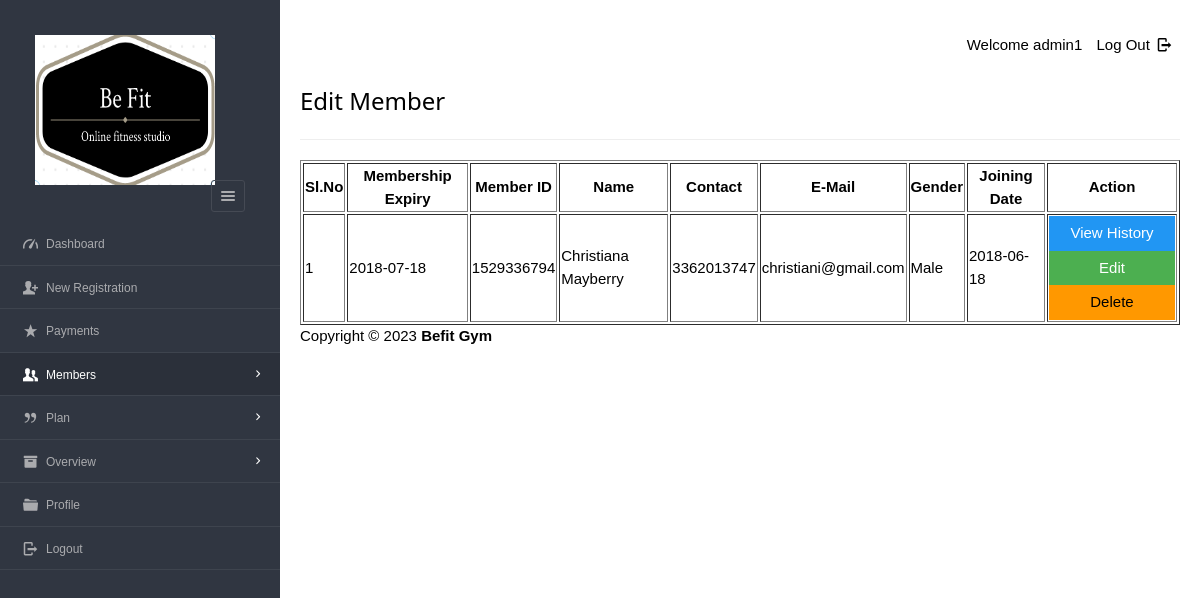
The page /admin/dashboard/admin/view_mem.php (signed in) on the database as committed earlier.
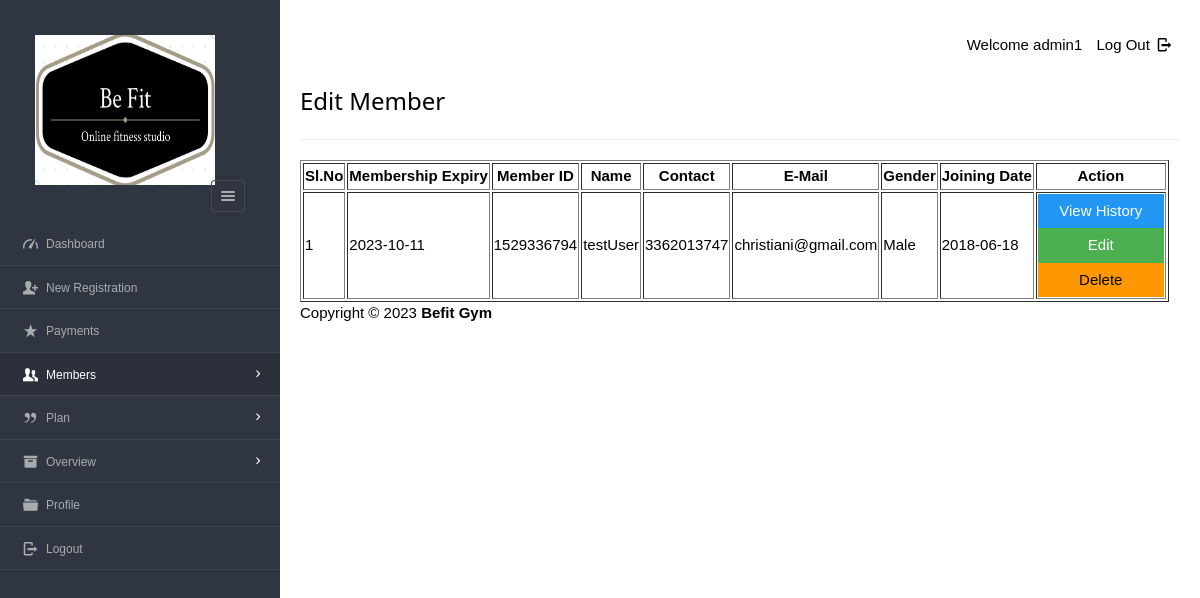
The same page on the database as committed later.
### tables this page shows
CREATE TABLE `enrolls_to` (
  `et_id` int(5) NOT NULL,
  `pid` varchar(8) NOT NULL,
  `uid` varchar(20) NOT NULL,
  `paid_date` varchar(15) DEFAULT NULL,
  `expire` varchar(15) DEFAULT NULL,
  `renewal` varchar(15) DEFAULT NULL
);

CREATE TABLE `users` (
  `userid` varchar(20) NOT NULL,
  `username` varchar(40) NOT NULL,
  `gender` varchar(8) NOT NULL,
  `mobile` varchar(20) NOT NULL,
  `email` varchar(20) NOT NULL,
  `pass_key` varchar(30) NOT NULL,
  `dob` varchar(10) NOT NULL,
  `joining_date` varchar(10) NOT NULL
);

### admin/dashboard/admin/view_mem.php (the view, shortened to what this page needs)
<?php
require '../../include/db_conn.php';
?>
<!DOCTYPE html>
<html lang="en">
<head>
    <link rel="stylesheet" href="../../css/style.css"  id="style-resource-5">
    <link rel="stylesheet" href="../../css/dashMain.css">
    <link rel="stylesheet" type="text/css" href="../../css/entypo.css">
	<link href="a1style.css" rel="stylesheet" type="text/css">
</head>
    <body class="page-body  page-fade" onload="collapseSidebar()">
    	<div class="page-container sidebar-collapsed" id="navbarcollapse">
		<div class="sidebar-menu">
			<header class="logo-env">
			<div class="logo">
				<a href="main.php">
					<img src="../../images/logo.png" alt="" width="192" height="80" />
				</a>
			</div>
					<div class="sidebar-collapse" onclick="collapseSidebar()">
				<a href="#" class="sidebar-collapse-icon with-animation">
					<i class="entypo-menu"></i>
				</a>
			</div>
			</header>
    		<?php include('nav.php'); ?>
    	</div>
    		<div class="main-content">
				<div class="row">
					<div class="col-md-6 col-sm-8 clearfix">
					</div>
					<div class="col-md-6 col-sm-4 clearfix hidden-xs">
						<ul class="list-inline links-list pull-right">
							<li>Welcome <?php echo $_SESSION['full_name']; ?>
							</li>
							<li>
								<a href="logout.php">
									Log Out <i class="entypo-logout right"></i>
								</a>
							</li>
						</ul>
					</div>
				</div>
		<h3>Edit Member</h3>
		<hr />
		<table class="table table-bordered datatable" id="table-1" border=1>
			<thead>
				<tr><h2>
					<th>Sl.No</th>
					<th>Membership Expiry</th>
					<th>Member ID</th>
					<th>Name</th>
					<th>Contact</th>
					<th>E-Mail</th>
					<th>Gender</th>
					<th>Joining Date</th>
					<th>Action</th></h2>
				</tr>
			</thead>
				<tbody>
						<?php
							$query  = "select * from users ORDER BY joining_date";
							$result = mysqli_query($con, $query);
							$sno    = 1;
							if (mysqli_affected_rows($con) != 0) {
							    while ($row = mysqli_fetch_array($result, MYSQLI_ASSOC)) {
							        $uid   = $row['userid'];
							        $query1  = "select * from enrolls_to WHERE uid='$uid' AND renewal='yes'";
							        $result1 = mysqli_query($con, $query1);
							        if (mysqli_affected_rows($con) == 1) {
							            while ($row1 = mysqli_fetch_array($result1, MYSQLI_ASSOC)) {
							                echo "<tr><td>".$sno."</td>";
							                echo "<td>" . $row1['expire'] . "</td>";
							                echo "<td>" . $row['userid'] . "</td>";
							                echo "<td>" . $row['username'] . "</td>";
							                echo "<td>" . $row['mobile'] . "</td>";
							                echo "<td>" . $row['email'] . "</td>";
							                echo "<td>" . $row['gender'] . "</td>";
							                echo "<td>" . $row['joining_date'] ."</td>";
							                $sno++;
							                echo "<td><form action='read_member.php' method='post'><input type='hidden' name='name' value='" . $uid . "'/><input type='submit' class='a1-btn a1-blue' id='button1' value='View History ' class='btn btn-info'/></form><form action='edit_member.php' method='post'><input type='hidden'  name='name' value='" . $uid . "'/><input type='submit' class='a1-btn a1-green' id='button1' value='Edit' class='btn btn-warning'/></form><form action='del_member.php' method='post' onsubmit='return ConfirmDelete()'><input type='hidden' name='name' value='" . $uid . "'/><input type='submit' value='Delete' width='20px' id='button1' class='a1-btn a1-orange'/></form></td></tr>";
							            }
							        }
							    }
							}
						?>
					</tbody>
				</table>
			<?php include('footer.php'); ?>
    	</div>
    </body>
</html>

Rows that differ between the two databases and show on the page:
changed users: loses enrolls_to (expire "2018-07-18", uid.userid "1529336794", uid.username "Christiana Mayberry", uid.mobile "3362013747", uid.email "christiani@gmail.com", uid.gender "Male", uid.joining_date "2018-06-18")
added enrolls_to: expire "2023-10-11", uid.userid "1529336794", uid.username "testUser", uid.mobile "3362013747", uid.email "christiani@gmail.com", uid.gender "Male", uid.joining_date "2018-06-18"
